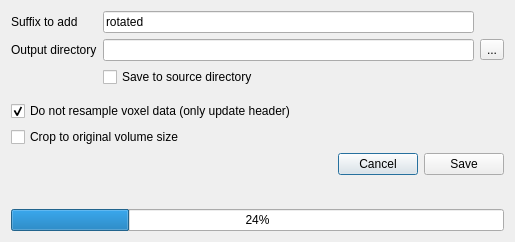
<?xml version="1.0" encoding="UTF-8"?>
<ui version="4.0">
 <class>DialogSaveAllVolumes</class>
 <widget class="QDialog" name="DialogSaveAllVolumes">
  <property name="geometry">
   <rect>
    <x>0</x>
    <y>0</y>
    <width>515</width>
    <height>242</height>
   </rect>
  </property>
  <property name="windowTitle">
   <string>Save All Volumes</string>
  </property>
  <layout class="QVBoxLayout" name="verticalLayout">
   <item>
    <layout class="QGridLayout" name="gridLayout">
     <item row="1" column="1">
      <widget class="QLineEdit" name="lineEditOutputFolder">
       <property name="text">
        <string/>
       </property>
      </widget>
     </item>
     <item row="1" column="0">
      <widget class="QLabel" name="label_2">
       <property name="text">
        <string>Output directory</string>
       </property>
      </widget>
     </item>
     <item row="1" column="2">
      <widget class="QToolButton" name="toolButtonOpen">
       <property name="text">
        <string>...</string>
       </property>
       <property name="icon">
        <iconset resource="freeview.qrc">
         <normaloff>:/resource/icons/file_open_16.png</normaloff>:/resource/icons/file_open_16.png</iconset>
       </property>
      </widget>
     </item>
     <item row="0" column="1">
      <widget class="QLineEdit" name="lineEditSuffix">
       <property name="text">
        <string>rotated</string>
       </property>
      </widget>
     </item>
     <item row="0" column="0">
      <widget class="QLabel" name="label">
       <property name="text">
        <string>Suffix to add</string>
       </property>
      </widget>
     </item>
     <item row="2" column="1">
      <widget class="QCheckBox" name="checkBoxSaveToSourceDir">
       <property name="text">
        <string>Save to source directory</string>
       </property>
      </widget>
     </item>
    </layout>
   </item>
   <item>
    <spacer name="verticalSpacer">
     <property name="orientation">
      <enum>Qt::Vertical</enum>
     </property>
     <property name="sizeType">
      <enum>QSizePolicy::Fixed</enum>
     </property>
     <property name="sizeHint" stdset="0">
      <size>
       <width>20</width>
       <height>8</height>
      </size>
     </property>
    </spacer>
   </item>
   <item>
    <widget class="QCheckBox" name="checkBoxNoResample">
     <property name="text">
      <string>Do not resample voxel data (only update header)</string>
     </property>
     <property name="checked">
      <bool>true</bool>
     </property>
    </widget>
   </item>
   <item>
    <widget class="QCheckBox" name="checkBoxCrop">
     <property name="text">
      <string>Crop to original volume size</string>
     </property>
    </widget>
   </item>
   <item>
    <layout class="QHBoxLayout" name="horizontalLayout">
     <item>
      <spacer name="horizontalSpacer">
       <property name="orientation">
        <enum>Qt::Horizontal</enum>
       </property>
       <property name="sizeHint" stdset="0">
        <size>
         <width>68</width>
         <height>20</height>
        </size>
       </property>
      </spacer>
     </item>
     <item>
      <widget class="QPushButton" name="pushButtonCancel">
       <property name="text">
        <string>Cancel</string>
       </property>
      </widget>
     </item>
     <item>
      <widget class="QPushButton" name="pushButtonSave">
       <property name="text">
        <string>Save</string>
       </property>
      </widget>
     </item>
    </layout>
   </item>
   <item>
    <widget class="QLabel" name="labelErrorMessage">
     <property name="styleSheet">
      <string notr="true">color: rgb(255,50,50)</string>
     </property>
     <property name="text">
      <string/>
     </property>
     <property name="wordWrap">
      <bool>true</bool>
     </property>
    </widget>
   </item>
   <item>
    <widget class="QProgressBar" name="progressBar">
     <property name="value">
      <number>24</number>
     </property>
    </widget>
   </item>
  </layout>
 </widget>
 <resources>
  <include location="freeview.qrc"/>
 </resources>
 <connections>
  <connection>
   <sender>pushButtonCancel</sender>
   <signal>clicked()</signal>
   <receiver>DialogSaveAllVolumes</receiver>
   <slot>reject()</slot>
   <hints>
    <hint type="sourcelabel">
     <x>396</x>
     <y>188</y>
    </hint>
    <hint type="destinationlabel">
     <x>390</x>
     <y>241</y>
    </hint>
   </hints>
  </connection>
  <connection>
   <sender>checkBoxSaveToSourceDir</sender>
   <signal>toggled(bool)</signal>
   <receiver>lineEditOutputFolder</receiver>
   <slot>setDisabled(bool)</slot>
   <hints>
    <hint type="sourcelabel">
     <x>256</x>
     <y>87</y>
    </hint>
    <hint type="destinationlabel">
     <x>255</x>
     <y>62</y>
    </hint>
   </hints>
  </connection>
  <connection>
   <sender>checkBoxSaveToSourceDir</sender>
   <signal>toggled(bool)</signal>
   <receiver>toolButtonOpen</receiver>
   <slot>setDisabled(bool)</slot>
   <hints>
    <hint type="sourcelabel">
     <x>449</x>
     <y>85</y>
    </hint>
    <hint type="destinationlabel">
     <x>487</x>
     <y>57</y>
    </hint>
   </hints>
  </connection>
 </connections>
</ui>
